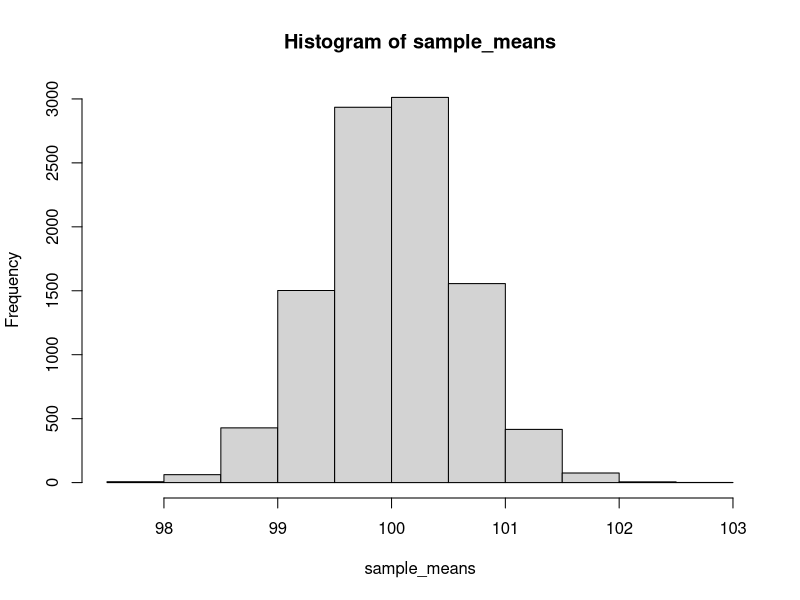
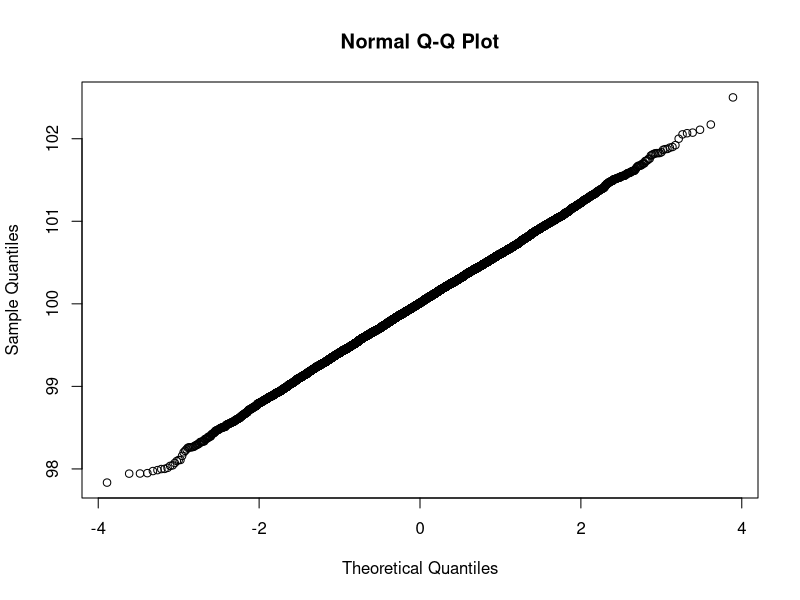
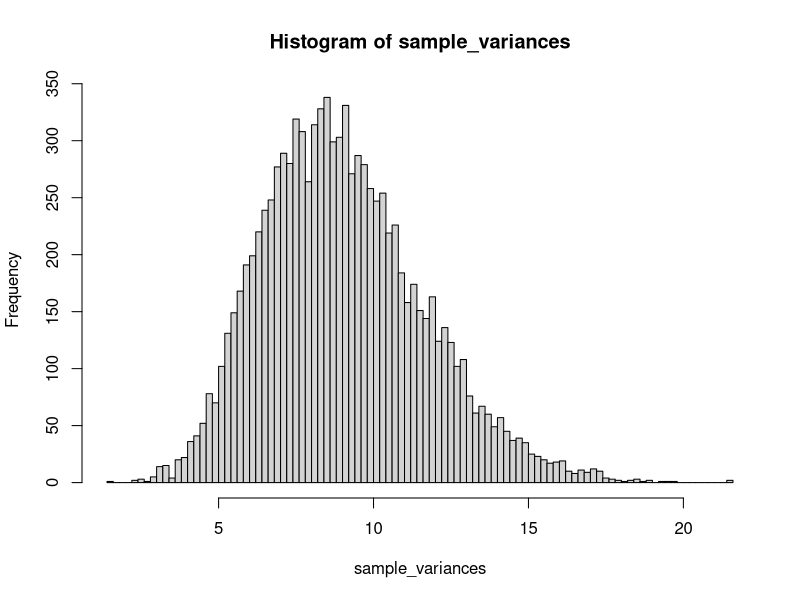
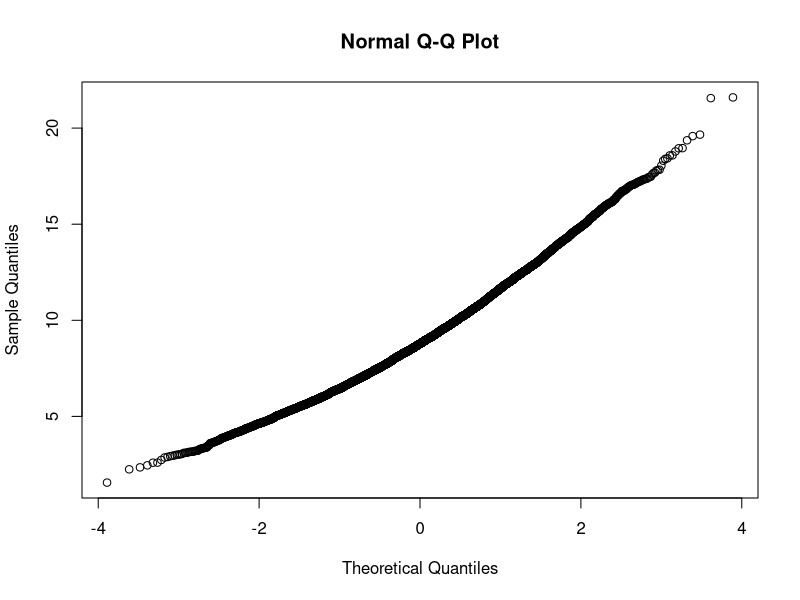
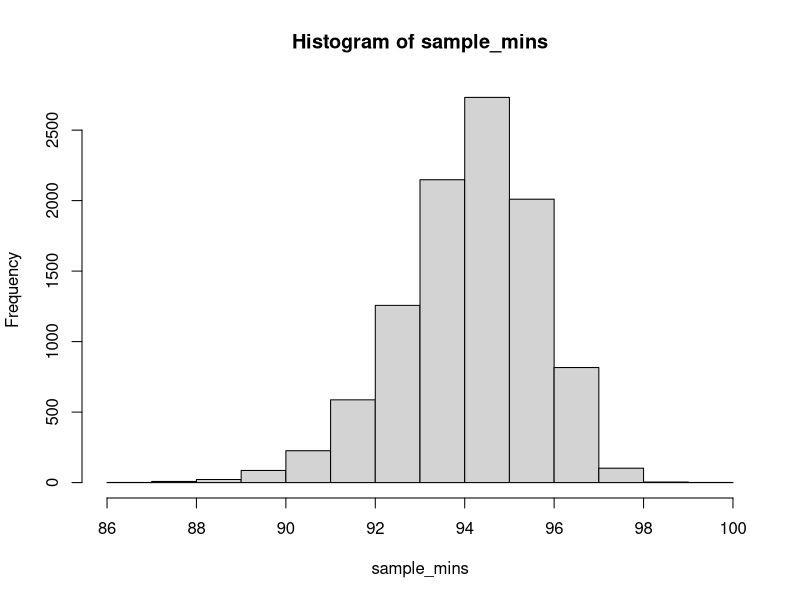
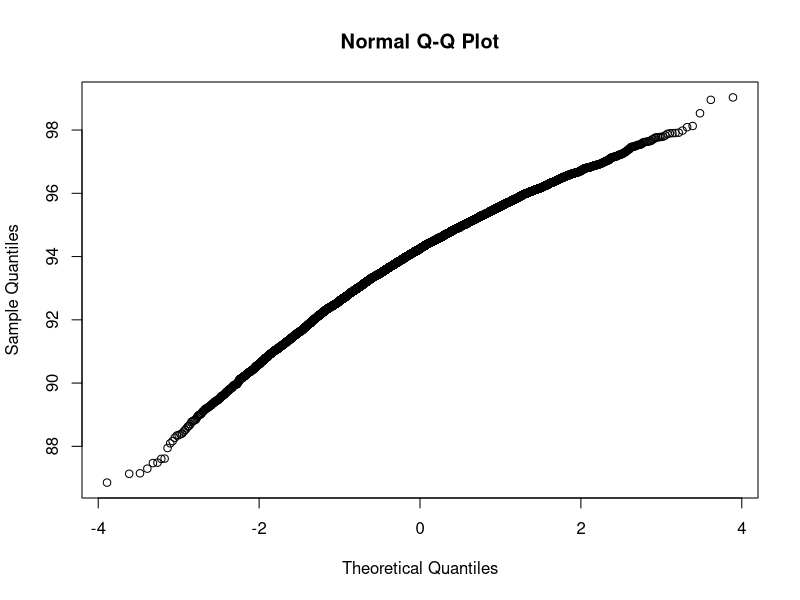
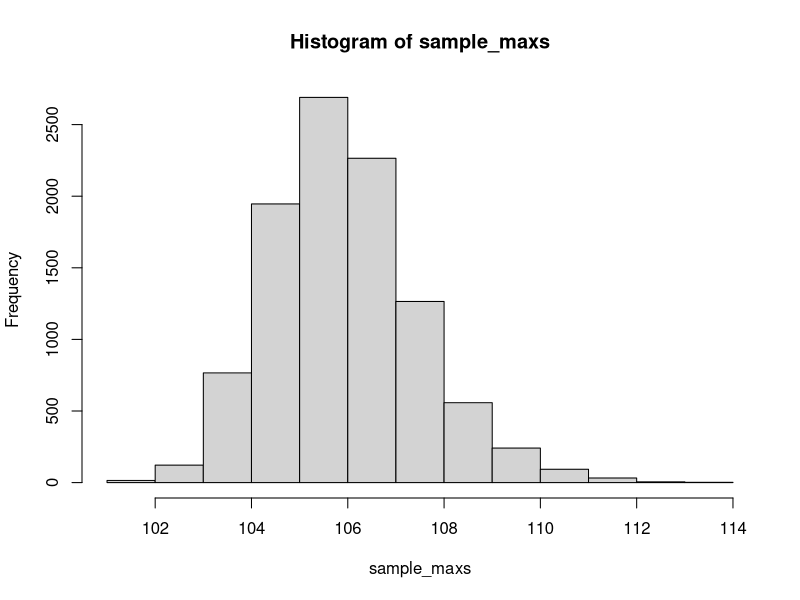
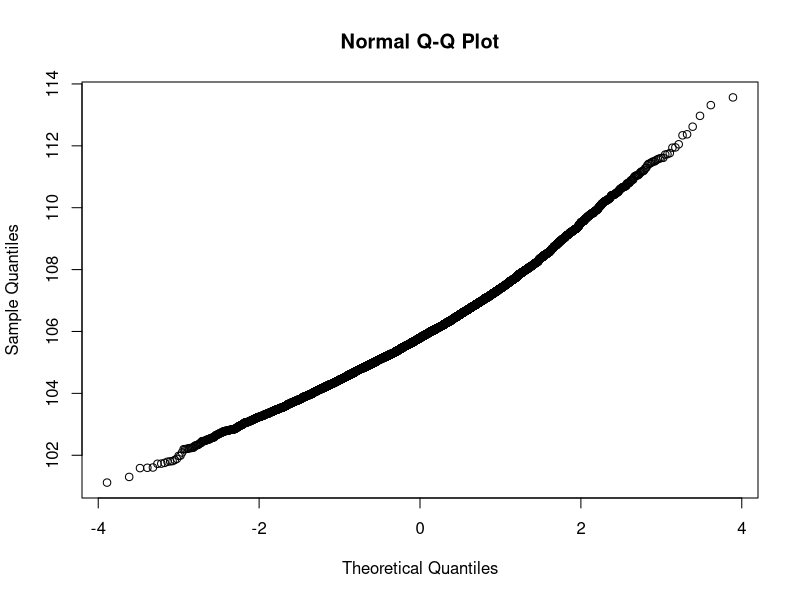

Generate these figures, in order, with R:
#1
#1. Generate random samples from the finite population using:
#(a) Simple Random Sampling With Replacement (SRSWR).
#(b) Simple Random Sampling Without Replacement (SRSWOR).
#(c) Sampling with Unequal Probabilities for Population Elements.



set.seed(123)
random_numbers=sample(1:50,size=20,replace=TRUE)
random_numbers

set.seed(123)
rn=sample(1:50,size=10,replace=FALSE)
rn



prob=runif(10,min=0,max=1)
samp=sample(rn,5,replace=TRUE,prob=prob)
samp

#Q.2
# Generate a random sample of size 10,000 from Poisson(λ = 3). Treat this generated sample data as characteristic values of study variables for a population of size 10,000. Now, draw 5 random samples of size 100 each from this population using SRSWOR. Obtain the estimate of the population mean based on each sample data using the sample mean as an estimator for the population mean. Also, find the amount of sampling error from your estimates.
set.seed(1)
population=rpois(1000,lambda = 3)
size=100
num_sample=5
sample_mean=numeric(num_sample)


for(i in 1:num_sample){
  sample=sample(population,size=size,replace=FALSE)
  sample_mean[i]=mean(sample)
  
}
print(sample_mean)

population_mean=mean(population)
population_mean


for(i in 1:5){
  sampling_error=sample_mean-population_mean
}
print(sampling_error)



#Q.3
#Draw 10,000 samples of size 25 from N(100, 9) and study the sampling distribution of the following statistics for n = 5, 10, 25:
#i)Ybar (Sample Mean).
#(b)(Sample Variance).
#(c) min(Y1, Y2, . . . , Yn) (Minimum).
#(d) max(Y1, Y2, . . . , Yn) (Maximum).
#(e) R = Y(n) − Y(1) (Range).

set.seed(123)  # For reproducibility

# Parameters
n_samples = 10000
sample_size = 25
mean_population = 100
sd_population = sqrt(9)  # Standard deviation is sqrt(variance), so sqrt(9) = 3

# Generate samples
samples = matrix(rnorm(n_samples * sample_size, mean = mean_population, sd = sd_population), 
                 nrow = n_samples, ncol = sample_size)

# Initialize vectors to store statistics
sample_means = numeric(n_samples)
sample_variances = numeric(n_samples)
sample_mins = numeric(n_samples)
sample_maxs = numeric(n_samples)
sample_ranges = numeric(n_samples)

# Compute statistics for each sample
for (i in 1:n_samples) {
  sample = samples[i, ]
  sample_means[i] = mean(sample)
  sample_variances[i] = var(sample)
  sample_mins[i] = min(sample)
  sample_maxs[i] = max(sample)
  sample_ranges[i] = sample_maxs[i] - sample_mins[i]
}

hist(sample_means)
qqnorm(sample_means)



hist(sample_variances,breaks=100)
qqnorm(sample_variances)


hist(sample_mins)
qqnorm(sample_mins)


hist(sample_maxs)
qqnorm(sample_maxs)



hist(sample_ranges)
      
qqnorm(sample_ranges)



#Q.4
#Consider a population of size N=5, with 'y' values as (138,142,145,155,143). Write down all possible samples of size n=3 using SRSWOR. For each sample, obtain the values of :
#a) T_1=Ybar(sample mean)
#b) T_2=(Y1+Y2)/2
#c) T_3= Sample Median

# Define the population
population = c(138, 142, 145, 155, 143)

# Generate all possible samples of size 3 without replacement
#install.packages("combinat")
library(combinat)  # For combinations
samples = combn(population, 3, simplify = FALSE)

# Initialize vectors to store the statistics
sample_means = numeric(length(samples))
mean_first_two = numeric(length(samples))
sample_medians = numeric(length(samples))

# Calculate statistics for each sample
for (i in 1:length(samples)) {
  sample = samples[[i]]
  sample_means[i] = mean(sample)
  mean_first_two[i] = mean(sample[1:2])
  sample_medians[i] = median(sample)
}

# Combine results into a data frame for easy viewing
results = data.frame(
  Sample = I(samples),
  Sample_Mean = sample_means,
  Mean_First_Two = mean_first_two,
  Sample_Median = sample_medians
)

# Print the results
print(results)

mean(sample_means)
mean(population)
mean(mean_first_two)
mean(c(138,142))
mean(sample_medians)
median(population)
